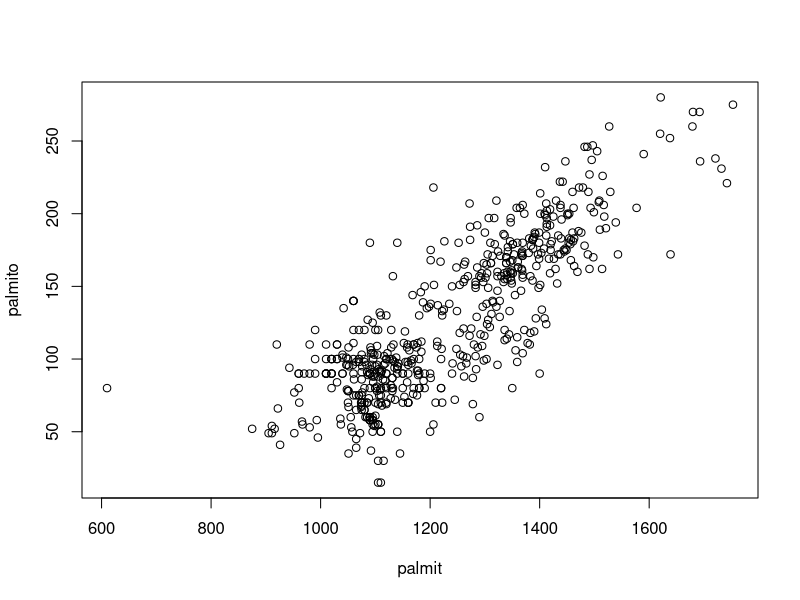
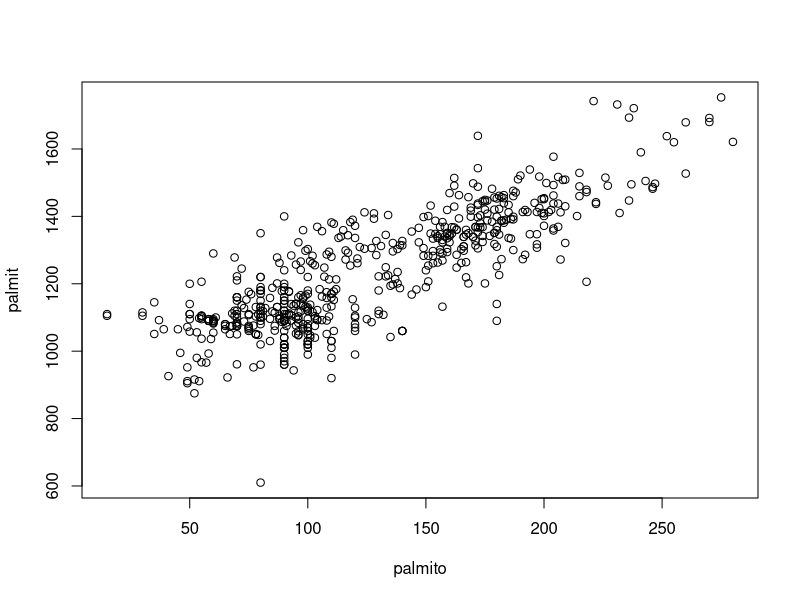
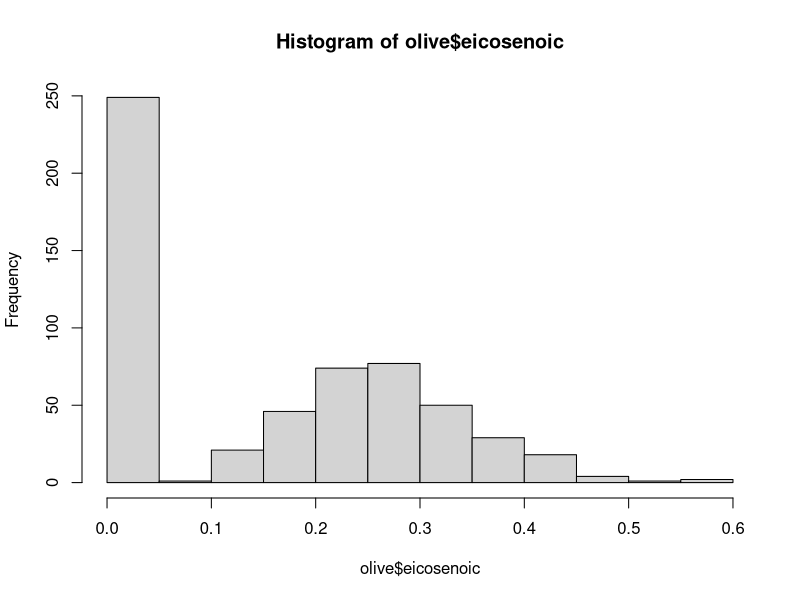
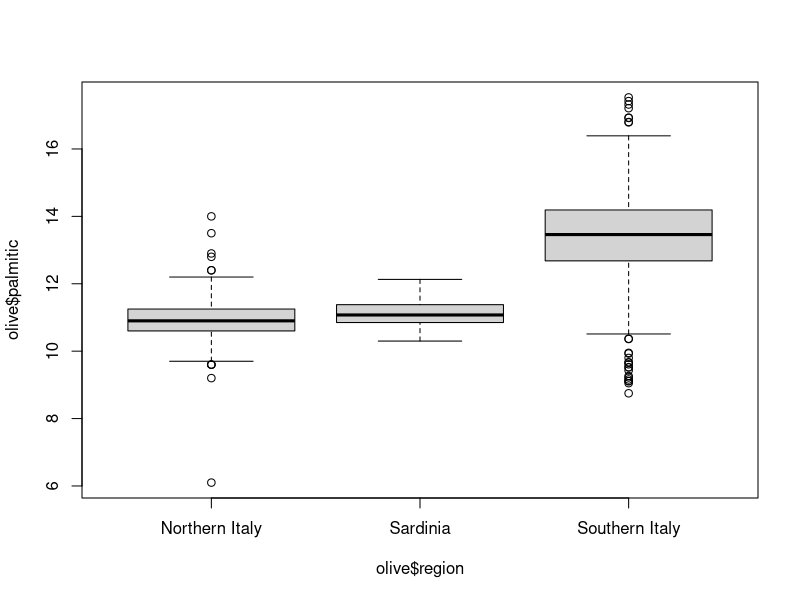

Write the R code that produced these figures, in order.
library(dslabs)
data(olive)
head(olive)

str(olive)
palmit <- olive$palmitic * 100
palmito <- olive$palmitoleic * 100
plot(palmit,palmito)
plot(palmito,palmit)

hist(olive$eicosenoic)
?boxplot
boxplot( olive$palmitic~olive$region ,data=olive)
